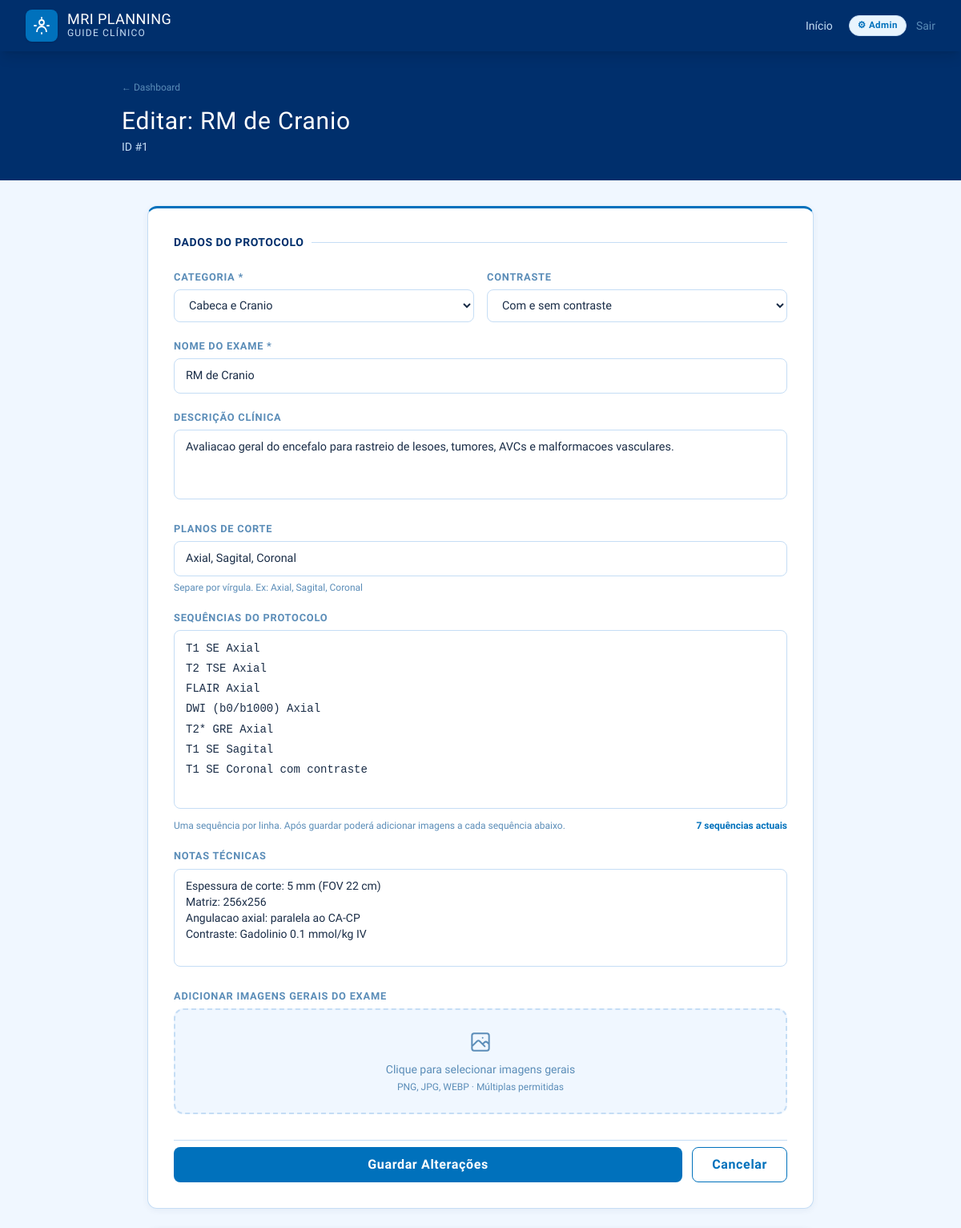
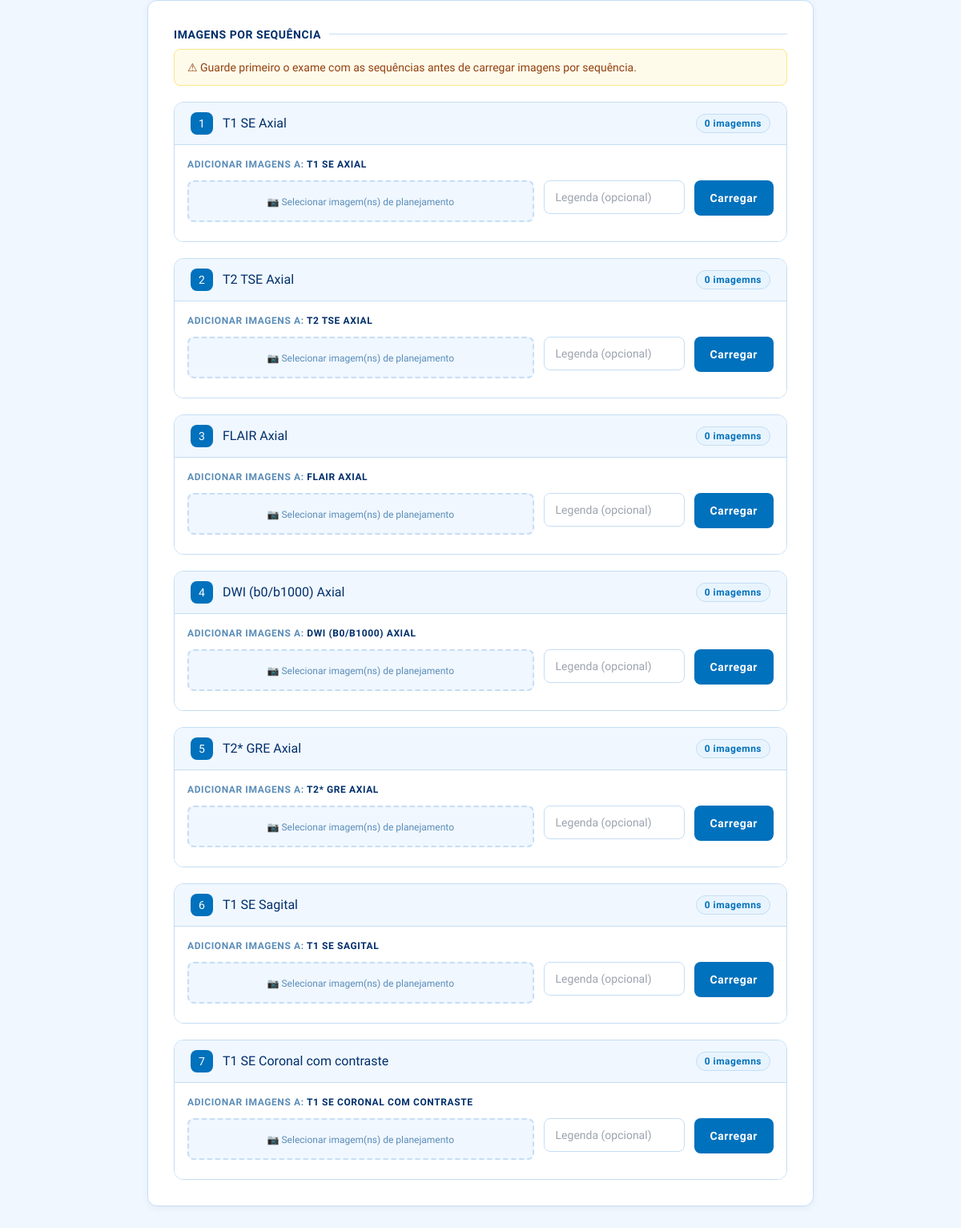
Page /admin/exam/1/edit (signed in) on the committed database (2 pictures, top to bottom).
### tables this page shows
CREATE TABLE exam (
            id              INTEGER PRIMARY KEY AUTOINCREMENT,
            category_id     INTEGER NOT NULL,
            name            TEXT NOT NULL,
            contrast        TEXT NOT NULL DEFAULT "Sem contraste",
            description     TEXT,
            planes          TEXT,
            technical_notes TEXT,
            FOREIGN KEY (category_id) REFERENCES category(id)
        );

CREATE TABLE category (
            id         INTEGER PRIMARY KEY AUTOINCREMENT,
            name       TEXT NOT NULL UNIQUE,
            region_key TEXT NOT NULL DEFAULT "other",
            color      TEXT NOT NULL DEFAULT "#0071BC"
        );

CREATE TABLE exam_sequence (
            id       INTEGER PRIMARY KEY AUTOINCREMENT,
            exam_id  INTEGER NOT NULL,
            order_num INTEGER NOT NULL DEFAULT 0,
            name     TEXT NOT NULL,
            FOREIGN KEY (exam_id) REFERENCES exam(id)
        );

### app.py (the view, shortened to what this page needs)
@app.route('/admin/exam/<int:exam_id>/edit', methods=['GET','POST'])
@login_required
def admin_edit_exam(exam_id):
    ex = query('SELECT * FROM exam WHERE id=?',(exam_id,),one=True)
    if not ex: return redirect(url_for('admin_dashboard'))
    cats = query('SELECT * FROM category')
    seqs = query('SELECT * FROM exam_sequence WHERE exam_id=? ORDER BY order_num',(exam_id,))
    seqs_data = []
    for s in seqs:
        imgs = query('SELECT * FROM sequence_image WHERE sequence_id=?',(s['id'],))
        seqs_data.append({'seq':dict(s),'images':[dict(i) for i in imgs]})
    exam_imgs = query('SELECT * FROM exam_image WHERE exam_id=?',(exam_id,))
    return render_template('admin/exam_form.html', exam=dict(ex),
                           categories=[dict(c) for c in cats],
                           sequences=seqs_data,
                           exam_images=[dict(i) for i in exam_imgs])

### app.py (called while the page is built)
def get_db():
    if 'db' not in g:
        g.db = sqlite3.connect(app.config['DATABASE'])
        g.db.row_factory = sqlite3.Row
    return g.db

def query(sql, args=(), one=False):
    cur = get_db().execute(sql, args)
    rv  = cur.fetchall()
    return (rv[0] if rv else None) if one else rv

def login_required(f):
    @wraps(f)
    def dec(*a,**k):
        if not session.get('admin_logged_in'):
            flash('Acesso restrito.','error'); return redirect(url_for('admin_login'))
        return f(*a,**k)
    return dec

### templates/admin/exam_form.html (shortened to what this page needs)
{% extends 'base.html' %}
{% block content %}
<div class="bg-cuf-navy text-white py-8 px-6">
  <div class="max-w-4xl mx-auto">
    <a href="{{ url_for('admin_dashboard') }}" class="text-cuf-muted hover:text-white text-xs transition mb-4 inline-block">← Dashboard</a>
    <h1 class="font-display font-700 text-3xl tracking-wide">{% if exam %}Editar: {{ exam.name }}{% else %}Novo Exame{% endif %}</h1>
    {% if exam %}<p class="text-cuf-border text-sm mt-1">ID #{{ exam.id }}</p>{% endif %}
  </div>
</div>
<div class="max-w-4xl mx-auto px-4 sm:px-6 lg:px-8 py-8 space-y-6">
  <div class="card p-8" style="border-top:3px solid #0071BC;">
    <h2 class="section-title text-sm mb-6">Dados do Protocolo</h2>
    <form id="exam-main-form" method="POST" enctype="multipart/form-data" class="space-y-5">
      <div class="grid grid-cols-1 sm:grid-cols-2 gap-4">
        <div>
          <label class="form-label">Categoria *</label>
          <select name="category_id" required class="form-input">
            {% for cat in categories %}
            <option value="{{ cat.id }}" {% if exam and exam.category_id==cat.id %}selected{% endif %}>{{ cat.name }}</option>
            {% endfor %}
          </select>
        </div>
        <div>
          <label class="form-label">Contraste</label>
          <select name="contrast" class="form-input">
            {% for opt in ['Sem contraste','Com contraste','Com e sem contraste','Dinâmico com contraste'] %}
            <option value="{{ opt }}" {% if exam and exam.contrast==opt %}selected{% endif %}>{{ opt }}</option>
            {% endfor %}
          </select>
        </div>
      </div>
      <div>
        <label class="form-label">Nome do Exame *</label>
        <input type="text" name="name" required value="{{ exam.name if exam else '' }}" placeholder="Ex: RM de Crânio" class="form-input"/>
      </div>
      <div>
        <label class="form-label">Descrição Clínica</label>
        <textarea name="description" rows="3" placeholder="Indicações clínicas e objetivo..." class="form-input resize-none">{{ exam.description if exam else '' }}</textarea>
      </div>
      <div>
        <label class="form-label">Planos de Corte</label>
        <input type="text" name="planes" value="{{ exam.planes if exam else 'Axial, Sagital, Coronal' }}" placeholder="Axial, Sagital, Coronal" class="form-input"/>
        <p class="text-xs text-cuf-muted mt-1.5">Separe por vírgula. Ex: Axial, Sagital, Coronal</p>
      </div>
      <div>
        <label class="form-label">Sequências do Protocolo</label>
        <textarea name="sequences" rows="8"
                  placeholder="Uma sequência por linha:&#10;T1 SE Axial&#10;T2 TSE Axial&#10;FLAIR Axial&#10;DWI Axial&#10;..."
                  class="form-input resize-none font-mono text-sm" style="line-height:1.8;">{% if sequences %}{% for item in sequences %}{{ item.seq.name }}
{% endfor %}{% endif %}</textarea>
        <div class="flex items-center justify-between mt-1.5">
          <p class="text-xs text-cuf-muted">Uma sequência por linha. Após guardar poderá adicionar imagens a cada sequência abaixo.</p>
          {% if sequences %}<p class="text-xs text-cuf-blue font-semibold">{{ sequences|length }} sequências actuais</p>{% endif %}
        </div>
      </div>
      <div>
        <label class="form-label">Notas Técnicas</label>
        <textarea name="technical_notes" rows="5"
                  placeholder="Parâmetros técnicos, espessura de corte, angulação...&#10;Uma nota por linha."
                  class="form-input resize-none text-sm">{{ exam.technical_notes if exam else '' }}</textarea>
      </div>
      <div>
        <label class="form-label">Adicionar Imagens Gerais do Exame</label>
        <div class="border-2 border-dashed border-cuf-border hover:border-cuf-blue rounded-xl p-6 text-center transition-colors cursor-pointer bg-cuf-lighter"
             onclick="document.getElementById('examImgInput').click()">
          <p class="text-sm text-cuf-muted">Clique para selecionar imagens gerais</p>
          <p class="text-xs text-cuf-muted mt-1">PNG, JPG, WEBP · Múltiplas permitidas</p>
        </div>
      </div>
      <div class="flex gap-3 pt-2 border-t border-cuf-border">
        <button type="submit" class="btn-primary flex-1">
          {% if exam %}Guardar Alterações{% else %}Criar Exame{% endif %}
        </button>
        <a href="{{ url_for('admin_dashboard') }}" class="btn-secondary px-6">Cancelar</a>
      </div>
    </form>
  </div>
  {% if exam and sequences %}
  <div class="card p-8">
    <div class="mb-2"><h2 class="section-title text-sm flex-1">Imagens por Sequência</h2></div>
    <div class="bg-amber-50 border border-amber-200 rounded-lg px-4 py-3 mb-5 text-sm text-amber-800 font-medium">
      ⚠ Guarde primeiro o exame com as sequências antes de carregar imagens por sequência.
    </div>
    <div class="space-y-5">
      {% for item in sequences %}{% set seq=item.seq %}{% set imgs=item.images %}
      <div class="border border-cuf-border rounded-xl overflow-hidden" id="seq-{{ seq.id }}">
        <div class="flex items-center gap-3 px-5 py-3 bg-cuf-lighter border-b border-cuf-border">
          <div class="w-7 h-7 rounded-lg bg-cuf-blue text-white flex items-center justify-center font-display font-700 text-sm">{{ loop.index }}</div>
          <p class="font-display font-600 text-cuf-navy flex-1">{{ seq.name }}</p>
          <span class="badge badge-blue text-xs">{{ imgs|length }} imagem{% if imgs|length!=1 %}ns{% endif %}</span>
        </div>
        <div class="p-4 bg-white">
          <p class="text-xs text-cuf-muted font-semibold uppercase tracking-wider mb-3">Adicionar imagens a: <span class="text-cuf-navy">{{ seq.name }}</span></p>
          <form method="POST" action="{{ url_for('admin_upload_seq_image', seq_id=seq.id) }}" enctype="multipart/form-data">
            <div class="flex flex-col sm:flex-row gap-3">
              <div class="flex-1">
                <label class="border-2 border-dashed border-cuf-border hover:border-cuf-blue rounded-lg px-4 py-3 text-center cursor-pointer transition-colors block bg-cuf-lighter" for="seq-img-{{ seq.id }}">
                  <span class="text-xs text-cuf-muted">📷 Selecionar imagem(ns) de planejamento</span>
                </label>
              </div>
              <div class="sm:w-44">
                <input type="text" name="caption" placeholder="Legenda (opcional)" class="form-input text-sm"/>
              </div>
              <div class="shrink-0">
                <button type="submit" class="btn-primary w-full sm:w-auto px-5 text-sm" style="height:44px;">Carregar</button>
              </div>
            </div>
          </form>
        </div>
      </div>
      {% endfor %}
    </div>
  </div>
  {% elif exam %}
  <div class="card p-5 text-center" style="background:#fefce8;border-color:#fde68a;">
    <p class="text-amber-800 font-semibold text-sm">⚠ Guarde o exame com as sequências para depois poder adicionar imagens por sequência.</p>
  </div>
  {% endif %}
</div>
{% endblock %}

### templates/base.html (style rules this page uses)
body { font-family: 'Source Sans 3', sans-serif; background: #F0F7FF; color: #1a2d47; }
.font-display { font-family: 'Barlow Semi Condensed', sans-serif; }
.card { background: white; border: 1px solid #C5DDF5; border-radius: 12px; box-shadow: 0 2px 8px rgba(0,47,108,.06); }
.btn-primary { background: #0071BC; color: white; font-family: 'Barlow Semi Condensed',sans-serif; font-weight: 600; letter-spacing:.04em; border-radius: 8px; padding: 10px 22px; transition: background .2s; }
.btn-secondary { background: white; color: #0071BC; border: 1.5px solid #0071BC; font-family: 'Barlow Semi Condensed',sans-serif; font-weight: 600; letter-spacing:.04em; border-radius: 8px; padding: 9px 22px; transition: all .2s; }
.form-input { width:100%; background:white; border:1.5px solid #C5DDF5; border-radius:8px; padding:10px 14px; font-size:.9rem; color:#1a2d47; transition:border .2s, box-shadow .2s; }
.form-label { display:block; font-family:'Barlow Semi Condensed',sans-serif; font-weight:600; font-size:.8rem; letter-spacing:.06em; color:#5B8DB8; margin-bottom:6px; text-transform:uppercase; }
.badge { display:inline-flex; align-items:center; gap:4px; padding:3px 10px; border-radius:20px; font-size:.72rem; font-family:'Barlow Semi Condensed',sans-serif; font-weight:600; letter-spacing:.04em; }
.badge-blue { background:#E8F4FD; color:#0071BC; border:1px solid #C5DDF5; }
.section-title { font-family:'Barlow Semi Condensed',sans-serif; font-weight:700; font-size:1.05rem; color:#002F6C; letter-spacing:.04em; text-transform:uppercase; display:flex; align-items:center; gap:10px; }
.section-title::after { content:''; flex:1; height:1px; background:#C5DDF5; }

### rows in the picture
exam: name "RM de Cranio", id "1", category_id "Cabeca e Cranio", contrast "Com e sem contraste", description "Avaliacao geral do encefalo para rastreio de lesoes, tumores, AVCs e malformacoes vasculares.", planes "Axial, Sagital, Coronal", technical_notes "Espessura de corte: 5 mm (FOV 22 cm) Matriz: 256x256 Angulacao axial: paralela ao CA-CP Contraste: Gadolinio 0.1 mmol/kg IV"
exam_sequence: sequences "T1 SE Axial T2 TSE Axial FLAIR Axial DWI (b0/b1000) Axial T2* GRE Axial T1 SE Sagital T1 SE Coronal com contraste", name "T1 SE Axial", name "T1 SE AXIAL"
exam_sequence: name "T2 TSE Axial", name "T2 TSE AXIAL"
exam_sequence: name "FLAIR Axial", name "FLAIR AXIAL"
exam_sequence: name "DWI (b0/b1000) Axial", name "DWI (B0/B1000) AXIAL"
exam_sequence: name "T2* GRE Axial", name "T2* GRE AXIAL"
exam_sequence: name "T1 SE Sagital", name "T1 SE SAGITAL"
exam_sequence: name "T1 SE Coronal com contraste", name "T1 SE CORONAL COM CONTRASTE"

### other values in the picture
{{ sequences|length }} "7"
{{ imgs|length }} "0" "0" "0" "0" "0" "0" "0"
